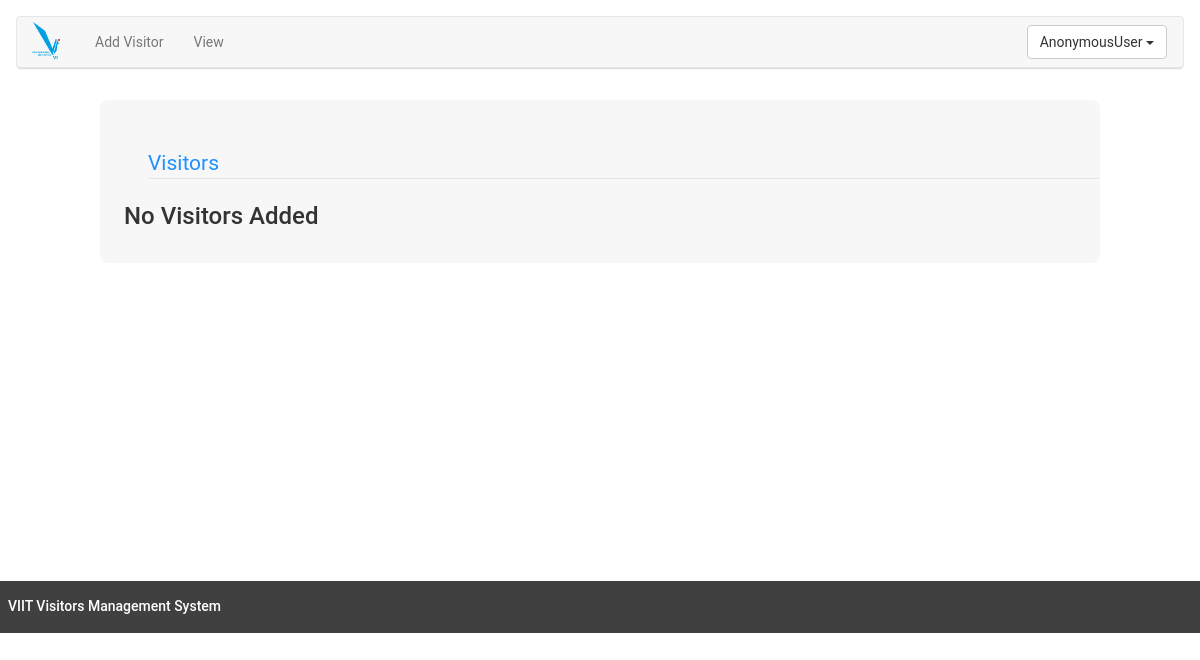
/home/view_visitors/, run on an earlier commit of the app's database.
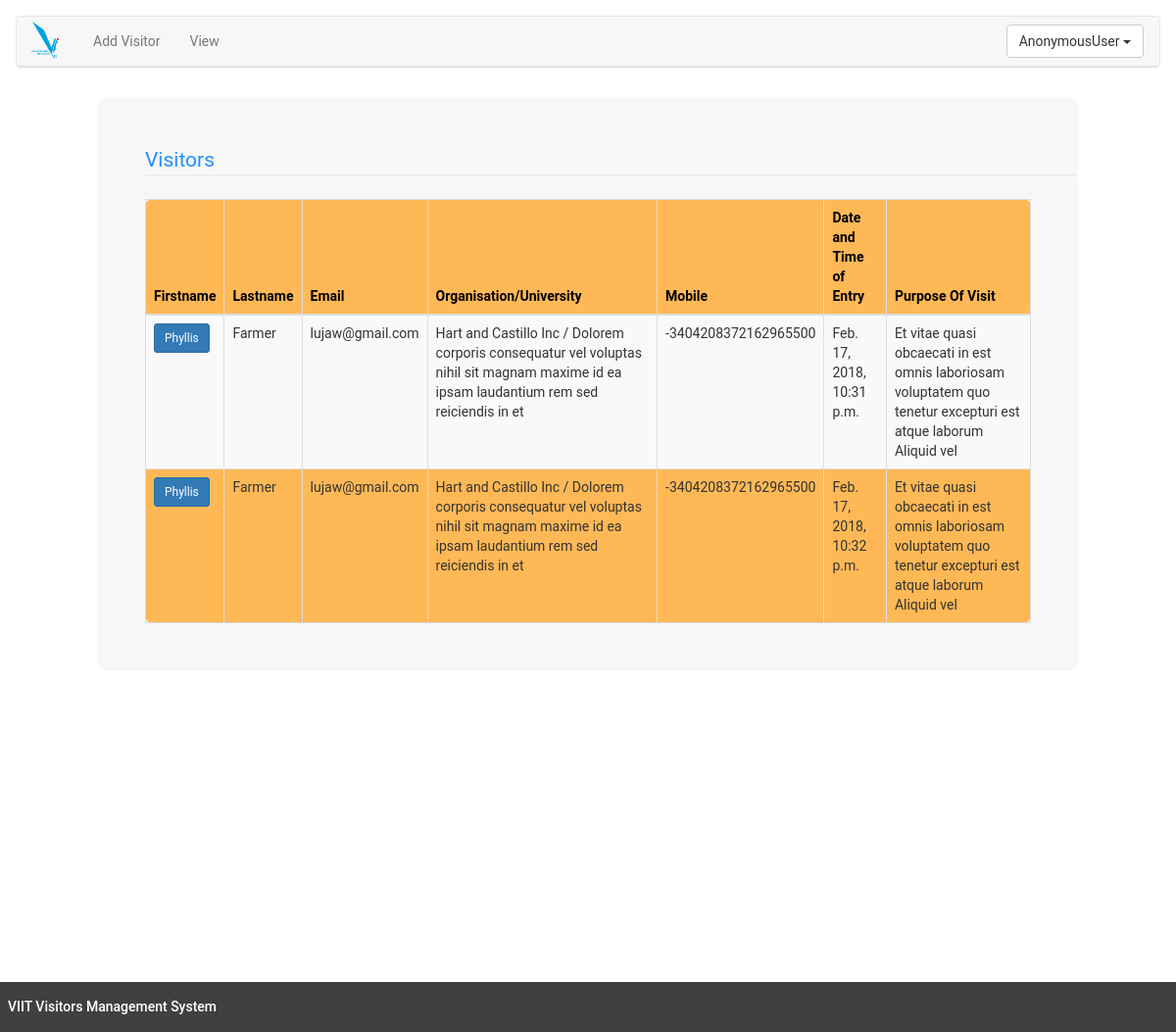
And on a later commit of the database.
### Manage/models.py (models this page shows, shortened)
class Visitor(models.Model):
    first_name = models.CharField(max_length=70)
    middle_name = models.CharField(max_length=70, blank=True, null=True)
    last_name = models.CharField(max_length=70)
    email = models.EmailField()
    mobile = models.BigIntegerField()
    phone = models.BigIntegerField(null=True, blank=True)
    organisation = models.CharField(max_length=250, blank=True, null=True)
    university = models.CharField(max_length=250, blank=True, null=True)
    designation = models.CharField(max_length=100)
    purpose_of_visit = models.CharField(max_length=500, null=True, blank=True)
    date_time_of_entry = models.DateTimeField(default=timezone.now)

### Manage/views.py (the view, shortened to what this page needs)
def view_visitors(request):
    if request.method == 'GET':
        visitors = Visitor.objects.all()
        return render(request, 'view_visitors.html', {'visitors': visitors})
    return None

### Manage/templates/view_visitors.html (shortened to what this page needs)
{% extends 'base.html' %}
{% block content %}
    <div class="container-fluid"
         style="margin-top:24px;padding-top: 8px;padding-bottom: 128px;">
        <div class="row">
            <div class="col-md-1">
            </div>
            <div class="col-md-10 central-view">
                <legend style="color: dodgerblue;margin: 24px;">Visitors</legend>
                {% if visitors.count == 0 %}
                    <h3>No Visitors Added</h3>
                {% else %}
                    <form action="#" method="post" style="margin: 24px">
                        <table id="visitor_table" class="display table table-striped table-hover table-bordered" style="background-color:#ffb856;border-radius: 8px">
                            <thead>
                            <tr>
                                <th>Firstname</th>
                                <th>Lastname</th>
                                <th>Email</th>
                                <th>Organisation/University</th>
                                <th>Mobile</th>
                                <th>Date and Time of Entry</th>
                                <th>Purpose Of Visit</th>
                            </tr>
                            </thead>
                            <tbody>
                            {% for visitor in visitors %}
                                <tr>
                                    <td>
                                        <button class="btn btn-primary btn-sm" type="submit" name="user_name"
                                                value="{{ visitor.pk }}">{{ visitor.first_name }}</button>
                                    </td>
                                    <td>{{ visitor.last_name }}</td>
                                    <td>{{ visitor.email }}</td>
                                    <td>{{ visitor.organisation }} / {{ visitor.university }}</td>
                                    <td>{{ visitor.mobile }}</td>
                                    <td>{{ visitor.date_time_of_entry }}</td>
                                    <td>{{ visitor.purpose_of_visit }}</td>
                                </tr>
                            {% endfor %}
                            </tbody>
                        </table>
                    </form>
                {% endif %}
            </div>
            <div class="col-md-1">
            </div>
        </div>
    </div>
{% endblock content %}

What changed in the data, as far as the page shows it:
added Visitor: {{ visitor.pk }} 5 (drawn), first_name "Phyllis", last_name "Farmer", email "lujaw@gmail.com", organisation "Hart and Castillo Inc", university "Dolorem corporis consequatur vel voluptas nihil sit magnam maxime id ea ipsam laudantium rem sed reiciendis in et", mobile "-3404208372162965500", date_time_of_entry "Feb. 17, 2018, 10:31 p.m.", purpose_of_visit "Et vitae quasi obcaecati in est omnis laboriosam voluptatem quo tenetur excepturi est atque laborum Aliquid vel"
added Visitor: {{ visitor.pk }} 6 (drawn), first_name "Phyllis", last_name "Farmer", email "lujaw@gmail.com", organisation "Hart and Castillo Inc", university "Dolorem corporis consequatur vel voluptas nihil sit magnam maxime id ea ipsam laudantium rem sed reiciendis in et", mobile "-3404208372162965500", date_time_of_entry "Feb. 17, 2018, 10:32 p.m.", purpose_of_visit "Et vitae quasi obcaecati in est omnis laboriosam voluptatem quo tenetur excepturi est atque laborum Aliquid vel"
Also different on the page:
text no longer shown: "No Visitors Added"
text now shown: "Firstname Lastname Email Organisation/University Mobile Date and Time of Entry Purpose Of Visit"
